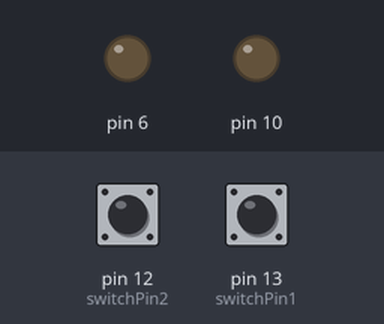
This sketch was run on a simulated Arduino Uno, built with avr-gcc and run on an emulated ATmega328P. On the bench: output pins drawn as LEDs (lit = HIGH). Dashed ring = blinking. The inputs (shaded band) are chosen by the test bench; at power-on: pin 12 (switchPin2) HIGH, pin 13 (switchPin1) HIGH.

Above: at 1.2 s.
1.3 s: pin 12 (switchPin2) pulled LOW for 0.15 s
At 1.42 s:
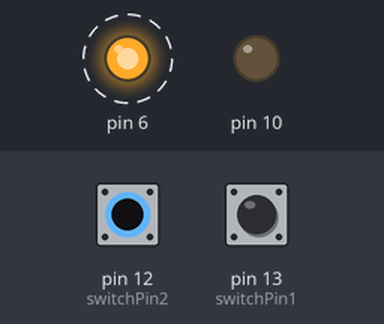
4.3 s: pin 13 (switchPin1) pulled LOW for 0.15 s
At 4.7 s:
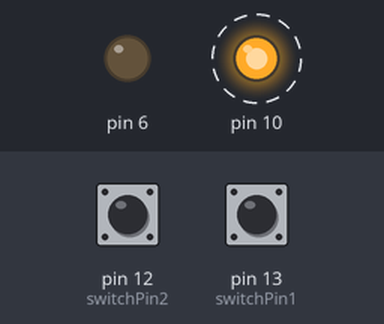
7.4 s: pin 12 (switchPin2) pulled LOW for 1 s
At 8.42 s:
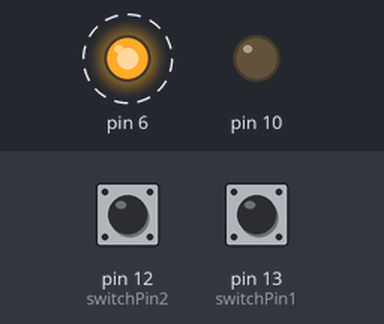
10.8 s: pin 13 (switchPin1) pulled LOW for 1 s
At 11.2 s:
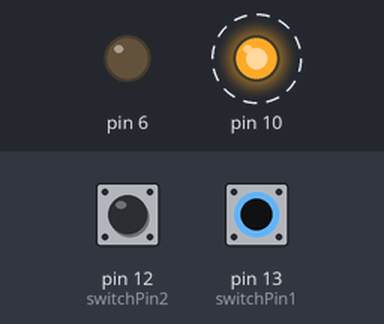
Timing chart, 0 to 15.3 s (numbered marks = the images above; inputs shaded):
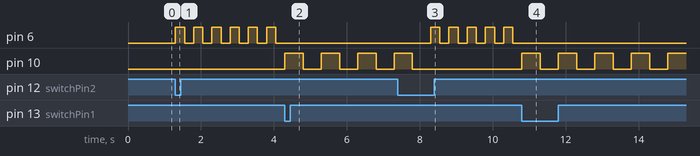

Measured:
- after the input at 1.3 s, pin 6: alternates HIGH for 0.25 s and LOW for 0.25 s, starting at once
- after the input at 4.3 s, pin 6: stops changing and stays LOW; pin 10: alternates HIGH for 0.50 s and LOW for 0.50 s, starting at once
- after the input at 7.4 s, pin 6: alternates HIGH for 0.25 s and LOW for 0.25 s, starting after 0.90 s; pin 10: goes on until 7.8 s, then stays LOW
- after the input at 10.8 s, pin 6: stops changing and stays LOW; pin 10: alternates HIGH for 0.50 s and LOW for 0.50 s, starting at once

The sketch:

ok.ino
```cpp
#define switchPin1 13
#define switchPin2 12
char state = 0;

void setup() {
  // put your setup code here, to run once:
pinMode(10,OUTPUT);
digitalWrite(10,LOW);
pinMode(6,OUTPUT);
digitalWrite(6, LOW);
pinMode(switchPin1, INPUT_PULLUP);
pinMode(switchPin2, INPUT_PULLUP);
}

void loop() {
  // put your main code here, to run repeatedly:
if (digitalRead(switchPin1) == LOW) {
 state = 1;
}

if (digitalRead(switchPin2) == LOW) {
  state = 2;
}

switch(state) {
  case 1:

  digitalWrite(10, HIGH);
  delay(500);
  digitalWrite(10, LOW);
  delay(500);
  break;
}

switch(state) {
  case 2:

  digitalWrite (6, HIGH);
  delay(250);
  digitalWrite(6, LOW);
  delay(250);
  break;
}
}
```
